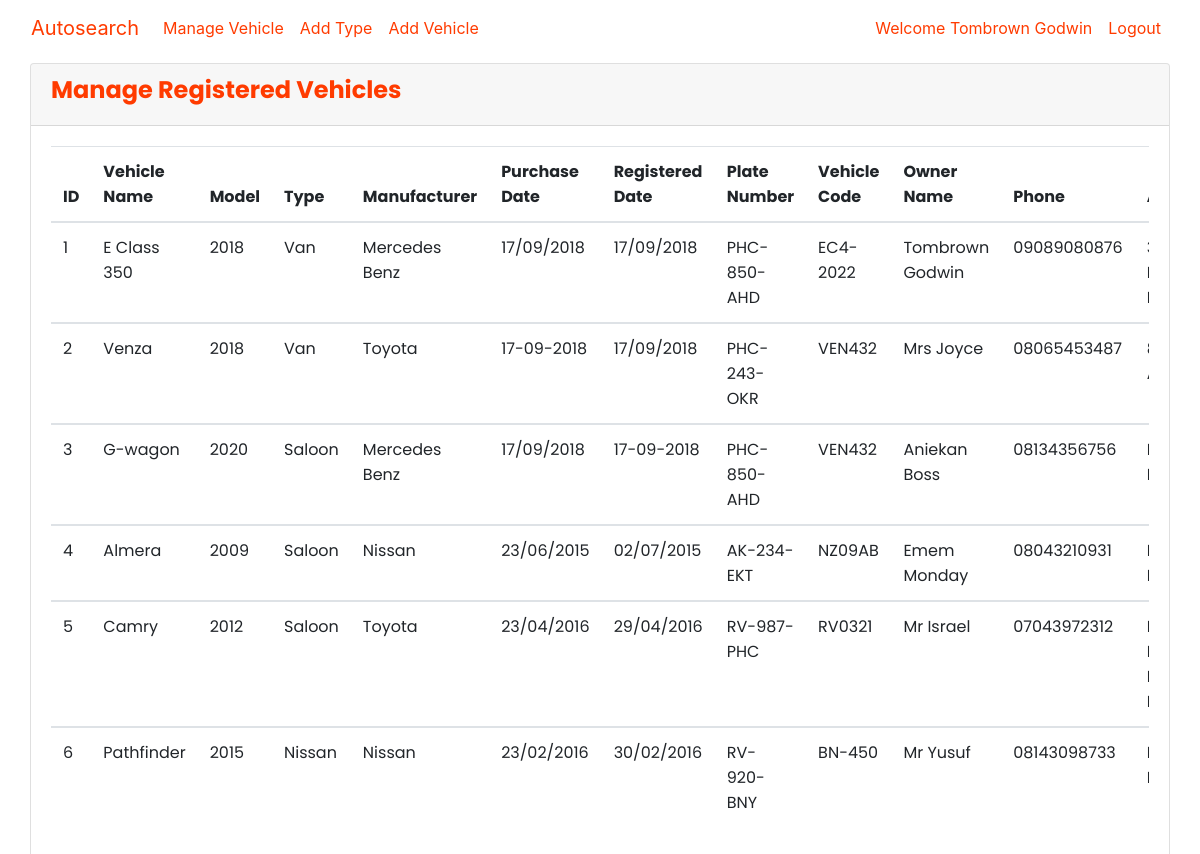
Screenshot of /?v=manage_vehicle (signed in) with the database file from the repository.
### tables this page shows
CREATE TABLE `vehicles` (
  `vehicle_id` int(11) NOT NULL,
  `vehicle_name` varchar(100) NOT NULL,
  `model` varchar(100) NOT NULL,
  `vehicle_type` int(11) NOT NULL,
  `manufacturer` varchar(100) NOT NULL,
  `purchase_date` varchar(50) NOT NULL,
  `registered_date` varchar(50) NOT NULL,
  `plate_no` varchar(100) NOT NULL,
  `vehicle_code` varchar(100) NOT NULL,
  `owner_name` varchar(100) NOT NULL,
  `owner_phone` varchar(100) NOT NULL,
  `owner_address` varchar(100) NOT NULL,
  `date` date NOT NULL
);

CREATE TABLE `vehicle_type` (
  `type_id` int(11) NOT NULL,
  `name` varchar(100) NOT NULL,
  `manufacturer` varchar(100) NOT NULL,
  `date` date NOT NULL
);

### classes/add_vehicle.class.php (called while the page is built, shortened)
<?php
    function select_vehicle($mysqli){
        $query = "SELECT * FROM vehicles";
        $result = mysqli_query($mysqli, $query) or die(mysqli_error($mysqli));
        return $result;
    }

### classes/vehicle_type.class.php (called while the page is built, shortened)
<?php
function select_vehicle_type_by_id($mysqli,$type_id){
    $query = "SELECT * FROM vehicle_type WHERE type_id =".$type_id;
    $result = mysqli_query($mysqli, $query) or die(mysqli_error($mysqli));
    return $result;
}

### views/manage_vehicle.php (the view, shortened to what this page needs)
  <?php
    $mysqli = database();
    include_once 'classes/add_vehicle.class.php';
    include_once 'classes/vehicle_type.class.php';
  ?>
<html>
  <head>
    <link rel="stylesheet" type="text/css" href="assets/css/bootstrap.min.css">
    <link rel="stylesheet" type="text/css" href="assets/style/style.css" >
    <link href="assets/css/main.css" rel="stylesheet" />
  </head>
  <body>
    <nav class="navbar navbar-expand-md navbar-dark bg-info fixed-top">
      <div class="container-fluid">
              <a class="navbar-brand" href="#">Autosearch</a>
              <ul class="navbar-nav  mb-2 mb-md-0">
              <li class="nav-item">
                    <a class="nav-link" href="?v=manage_vehicle">Manage Vehicle</a>
                  </li>
                <li class="nav-item">
                    <a class="nav-link" href="?v=vehicle_type">Add Type</a>
                  </li>
                  <li class="nav-item">
                    <a class="nav-link" href="?v=add_vehicle">Add Vehicle</a>
                  </li>
            </ul>
            <ul class="navbar-nav ml-auto mb-2 mb-md-0">
            <li class="nav-item">
                <a class="nav-link" href="#">Welcome <?php echo $_SESSION['user_name'] ?></a>
              </li>
            <li class="nav-item">
                <a class="nav-link active" href="?v=logout"> Logout </a>
              </li>
            </ul>
        </div>
  </nav>
    <div class="vehicle">
        <div class="container-fluid">
          <br><br>
                <div class="card">
                    <div class="card-header">
                        <h4 style="color: #ff3b00;"><strong>Manage Registered Vehicles</strong></h4>
                    </div>
                    <div class="card-body">
                        <div class="table table-hover table-border table-responsive">
                        <table class="table">
                            <thead>
                              <tr>
                                <th scope="col">ID</th>
                                <th scope="col">Vehicle Name</th>
                                <th>Model</th>
                                <th>Type</th>
                                <th>Manufacturer</th>
                                <th>Purchase Date</th>
                                <th>Registered Date</th>
                                <th>Plate Number</th>
                                <th>Vehicle Code</th>
                                <th>Owner Name</th>
                                <th>Phone</th>
                                <th>Address</th>
                              </tr>
                          </thead>
                          <?php
                            $cnt = 1;
                            $result = select_vehicle($mysqli);
                              if(mysqli_num_rows($result) > 0){
                                while($rows = mysqli_fetch_assoc($result)){
                                  $vehicle_name    = $rows['vehicle_name'];
                                  $model           = $rows['model'];
                                      $veh_type_res = select_vehicle_type_by_id($mysqli,$type_id = $rows['vehicle_type']);
                                        $veh_type_row = mysqli_fetch_assoc($veh_type_res);
                                           $vehicle_type = $veh_type_row['name'];
                                  $manufacturer    = $rows['manufacturer'];
                                  $purchase_date   = $rows['purchase_date'];
                                  $registered_date = $rows['registered_date'];
                                  $plate_no        = $rows['plate_no'];
                                  $vehicle_code    = $rows['vehicle_code'];
                                  $owner_name      = $rows['owner_name'];
                                  $owner_phone     = $rows['owner_phone'];
                                  $owner_address   = $rows['owner_address'];
                                 ?>
                            <tbody>
                            <tr>
                                    <td><?php echo $cnt ?></td>
                                    <td><?php echo $vehicle_name ?></td>
                                    <td><?php echo $model ?></td>
                                    <td><?php echo $vehicle_type?></td>
                                    <td><?php echo $manufacturer ?></td>
                                    <td><?php echo $purchase_date ?></td>
                                    <td><?php echo $registered_date ?></td>
                                    <td><?php echo $plate_no?></td>
                                    <td><?php echo $vehicle_code ?></td>
                                    <td><?php echo $owner_name ?></td>
                                    <td><?php echo $owner_phone ?></td>
                                    <td><?php echo $owner_address?></td>
                                  </tr>
                            </tbody>
                            <?php
                        $cnt ++;
                            }
                          }
                        ?>
                          </table>
                        </div>
                    </div>
                </div>
        </div>
    </div>
</body>
</html>

### assets/style/style.css (style rules this page uses)
.navbar { background-color: #FFF !important; }
.navbar .navbar-brand { color: #ff3b00; }
.navbar .navbar-nav li a { color: #ff3b00 !important; }

### assets/css/main.css (style rules this page uses)
html { line-height: 1.15; -ms-text-size-adjust: 100%; -webkit-text-size-adjust: 100%; }
body { margin: 0; }
.vehicle { min-height: 100vh; display: -ms-flexbox; display: flex; -ms-flex-pack: center; justify-content: center; font-family: 'Poppins', sans-serif; background-position: bottom right; background-repeat: no-repeat; background-size: 100%; padding: 15px; }

### rows the page displays
vehicles: vehicle_name "E Class 350", model "2018", vehicle_type.name "Van", manufacturer "Mercedes Benz", purchase_date "17/09/2018", registered_date "17/09/2018", plate_no "PHC-850-AHD", vehicle_code "EC4-2022", owner_name "Tombrown Godwin", owner_phone "09089080876"
vehicles: vehicle_name "Venza", model "2018", vehicle_type.name "Van", manufacturer "Toyota", purchase_date "17-09-2018", registered_date "17/09/2018", plate_no "PHC-243-OKR", vehicle_code "VEN432", owner_name "Mrs Joyce", owner_phone "08065453487"
vehicles: vehicle_name "G-wagon", model "2020", vehicle_type.name "Saloon", manufacturer "Mercedes Benz", purchase_date "17/09/2018", registered_date "17-09-2018", plate_no "PHC-850-AHD", vehicle_code "VEN432", owner_name "Aniekan Boss", owner_phone "08134356756"
vehicles: vehicle_name "Almera", model "2009", vehicle_type.name "Saloon", manufacturer "Nissan", purchase_date "23/06/2015", registered_date "02/07/2015", plate_no "AK-234-EKT", vehicle_code "NZ09AB", owner_name "Emem Monday", owner_phone "08043210931"
vehicles: vehicle_name "Camry", model "2012", vehicle_type.name "Saloon", manufacturer "Toyota", purchase_date "23/04/2016", registered_date "29/04/2016", plate_no "RV-987-PHC", vehicle_code "RV0321", owner_name "Mr Israel", owner_phone "07043972312"
vehicles: vehicle_name "Pathfinder", model "2015", vehicle_type.name "Nissan", manufacturer "Nissan", purchase_date "23/02/2016", registered_date "30/02/2016", plate_no "RV-920-BNY", vehicle_code "BN-450", owner_name "Mr Yusuf", owner_phone "08143098733"

### other values shown
$_SESSION['user_name'] "Tombrown Godwin"
